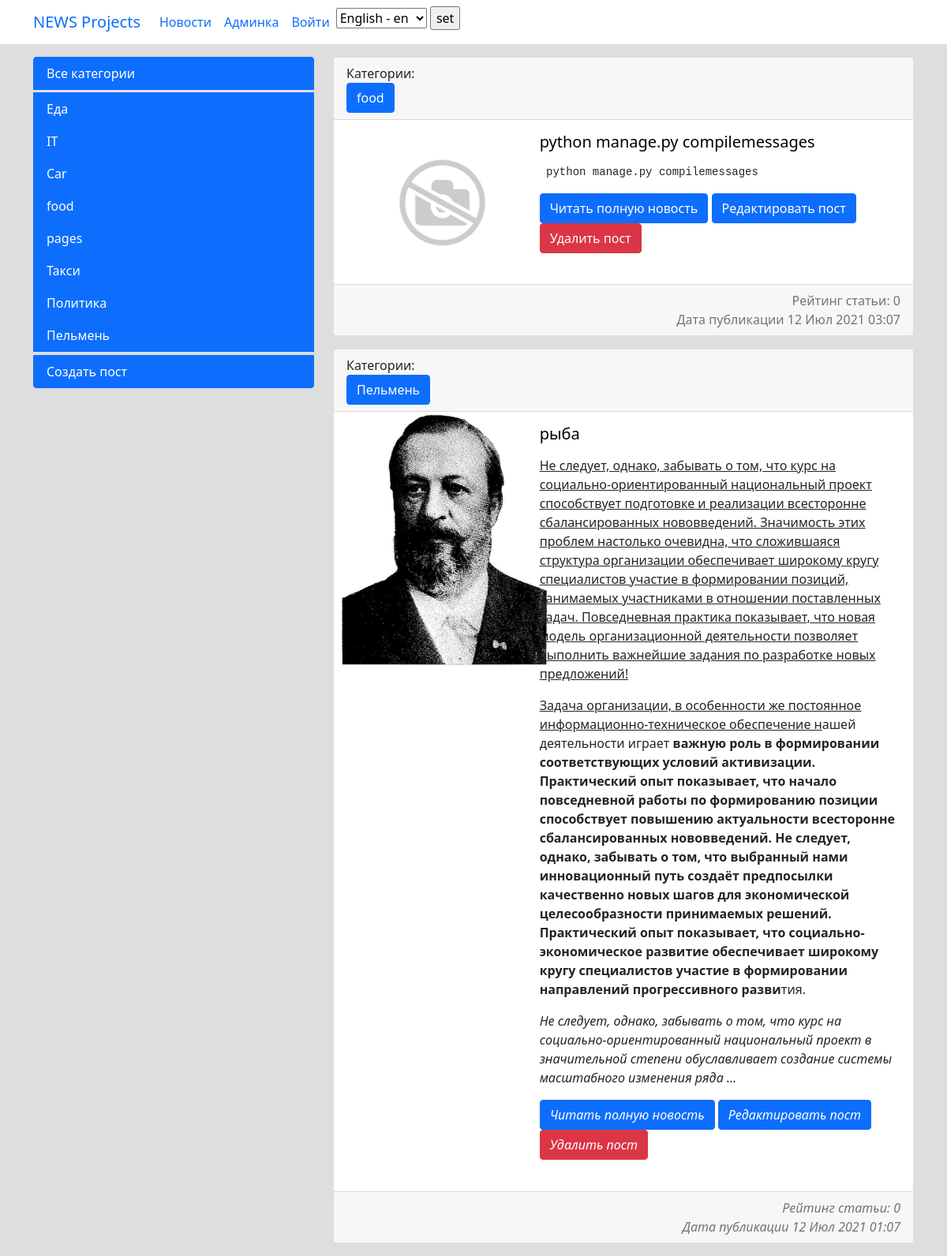
Before: /news/ with the older database file.
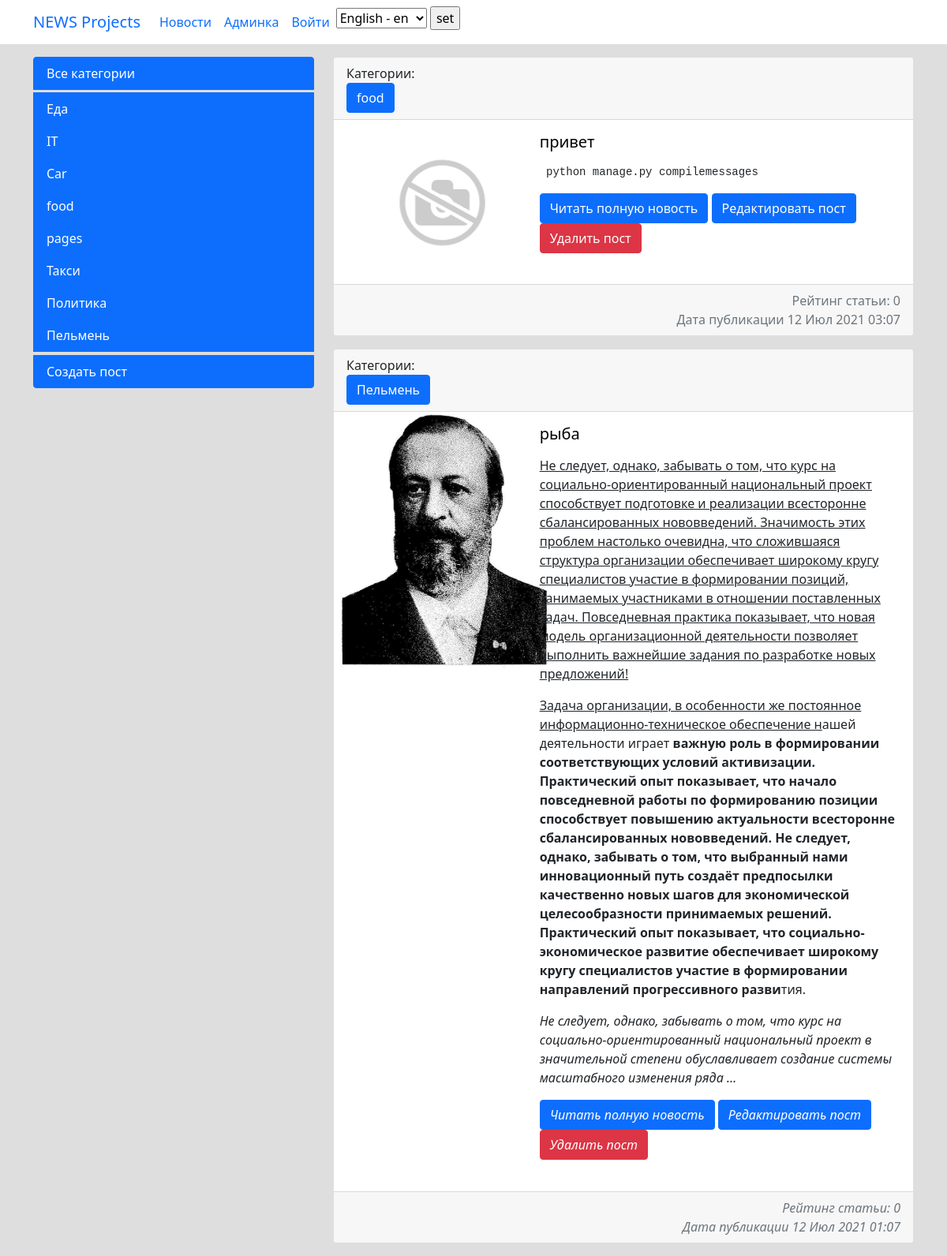
After: the same page with the newer database file.
### news/models.py (models this page shows, shortened)
class Post(models.Model):
    PostAuthor = models.ForeignKey(Author, on_delete=models.CASCADE, verbose_name='Автор поста')
    PostNews = 'PN'
    PostArticle = 'PA'
    POSITIONS = [
        (PostArticle, 'Статья'),
        (PostNews, 'Новость'),
    ]
    postCategory = models.ManyToManyField(Category, verbose_name='Категория поста',  through='PostCategory')
    title = models.CharField(max_length=50, verbose_name='Название')
    positions = models.CharField(max_length=2, choices=POSITIONS, default=PostArticle, verbose_name='Тип поста')
    category_id = models.ForeignKey(Category, verbose_name='Категория', null=True, on_delete=models.CASCADE, related_name='category_id')
    data = models.DateTimeField(auto_now_add=True, verbose_name='Дата создания')
    data_update = models.DateTimeField(auto_now=True, verbose_name='Дата редактирования')
    photo = models.ImageField(upload_to='photos/%Y/%m/%d/', verbose_name='Фото', blank=True, default='/photos/def/1.jpg/')
    previewName = models.CharField(max_length=128, verbose_name='Превью поста')
    text = RichTextField(blank=True, null=True, verbose_name='Текст поста')
    rating = models.SmallIntegerField(default=0, verbose_name='Рейтинг')
    public = models.BooleanField(default=True, verbose_name='Опубликовано')
    comments = GenericRelation(Comment)
    class Meta:
        verbose_name = 'Пост'
        verbose_name_plural = 'Посты'

class Category(models.Model):
    category_name = models.CharField(max_length=64, unique=True)
    subscribers = models.ManyToManyField(User, blank=True, null=True)
    class Meta:
        verbose_name = 'Категория'
        verbose_name_plural = 'Категории'
    def __str__(self):
        return self.category_name

### news/views.py (the view)
# urls.py: path('news/', include('news.urls')),
class news(ListView):
    model = Post
    template_name = 'news.html'
    context_object_name = 'news'
    def get_context_data(self, **kwargs):
        context = super().get_context_data(**kwargs)
        context['cate'] = Category.objects.all()
        return context
    def get_queryset(self):
        return Post.objects.filter(public=True).order_by('-data')

### news/templatetags/custom_filters.py (called while the page is built)
@register.filter(name='censor_filter')
def censor_filter(value):
    for i in bad_words:
        value = value.lower()
        value = value.replace(i, '***')
    return value

### templates/news.html (shortened to what this page needs)
{%extends 'flatpages/base.html'%} {% load custom_filters %}  {% load i18n %}
{%block sidebar%}
{% load cache %}
{% cache 60 sidebar %}
    <div class="col-md-4">
        <div class="list-group">
            <a href="{% url 'start_news' %}" class="list-group-item list-group-item active mb-1">{% trans "Все категории" %}</a>
            {%for el in cate%}
            <a href="{% url 'cate_filter' el.pk %}" class="list-group-item list-group-item-action active">{{el.category_name}}</a>
            {%endfor%}
            <a href="{% url 'news_add' %}" class="list-group-item list-group-item active mt-1">{% trans "Создать пост" %}</a>
        </div>
    </div>
{%endcache%}
{%endblock%}
{%block content%}
<div class="col-md-8">
    {%for el in news%}
    <div class="card mb-3">
        <div class="card-header">
            {% trans "Категории:" %}
            <form action="{% url 'category_detail' el.category_id.pk %}"><input class="btn btn-primary " type="submit"
                                                                                value="{{el.category_id}}"></form>
        </div>
        <div class="row g-0">
            <div class="col-md-4">
                {%if el.photo%}
                <img src="{{el.photo.url}}" alt="" width="275" class="mr-3">
                {%endif%}
            </div>
            <div class="col-md-8">
                <div class="card-body">
                    <h5 class="card-title"><a style="color: #000000;" href="{% url 'news_detail' el.id %}">{{ el.title|censor_filter }}</a></h5>
                    <p class="card-text">{{ el.text|truncatewords:150|safe }}</p> <a
                        href="{% url 'news_detail' el.id %}" class="btn btn-primary">{% trans "Читать полную новость" %}</a>
                    <a href="{% url 'news_update' el.id %}" class="btn btn-primary">{% trans "Редактировать пост" %}</a>
                    <a href="{% url 'news_delete' el.id %}" class="btn btn-danger">{% trans "Удалить пост" %}</a>
                </div>
            </div>
            <br>
            <div
                    class="card-footer text-muted " style="text-align: right;">{% trans "Рейтинг статьи:" %} {{el.rating}}<br>
                {% trans "Дата публикации" %} {{ el.data|date:'d M Y H:m' }}
            </div>
        </div>
    </div>
    {% empty %}
        <h3>{% trans "Постов нет в данной категории" %}</h3>
    {%endfor%}
</div>
{%endblock%}

Changed rows visible on the page:
changed Post "python manage.py compilemessages": title|censor_filter "python manage.py compilemessages" → "привет"
